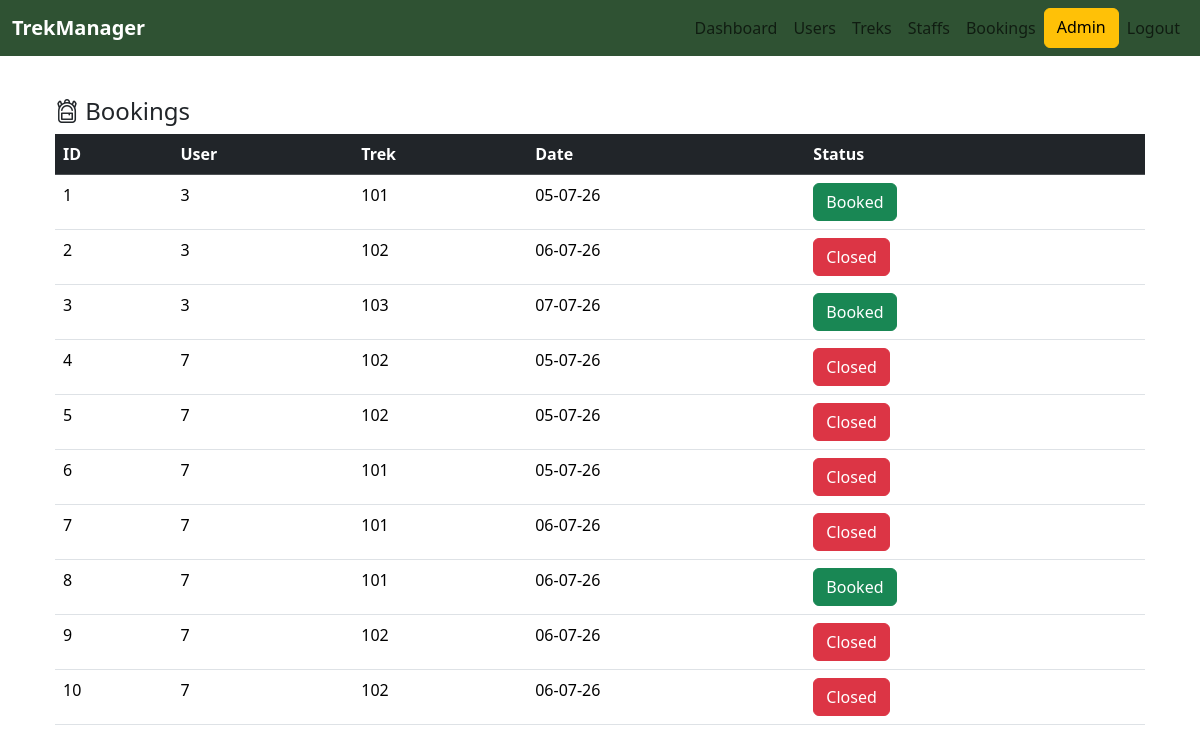
/admin/bookings (signed in), run on an earlier commit of the app's database.
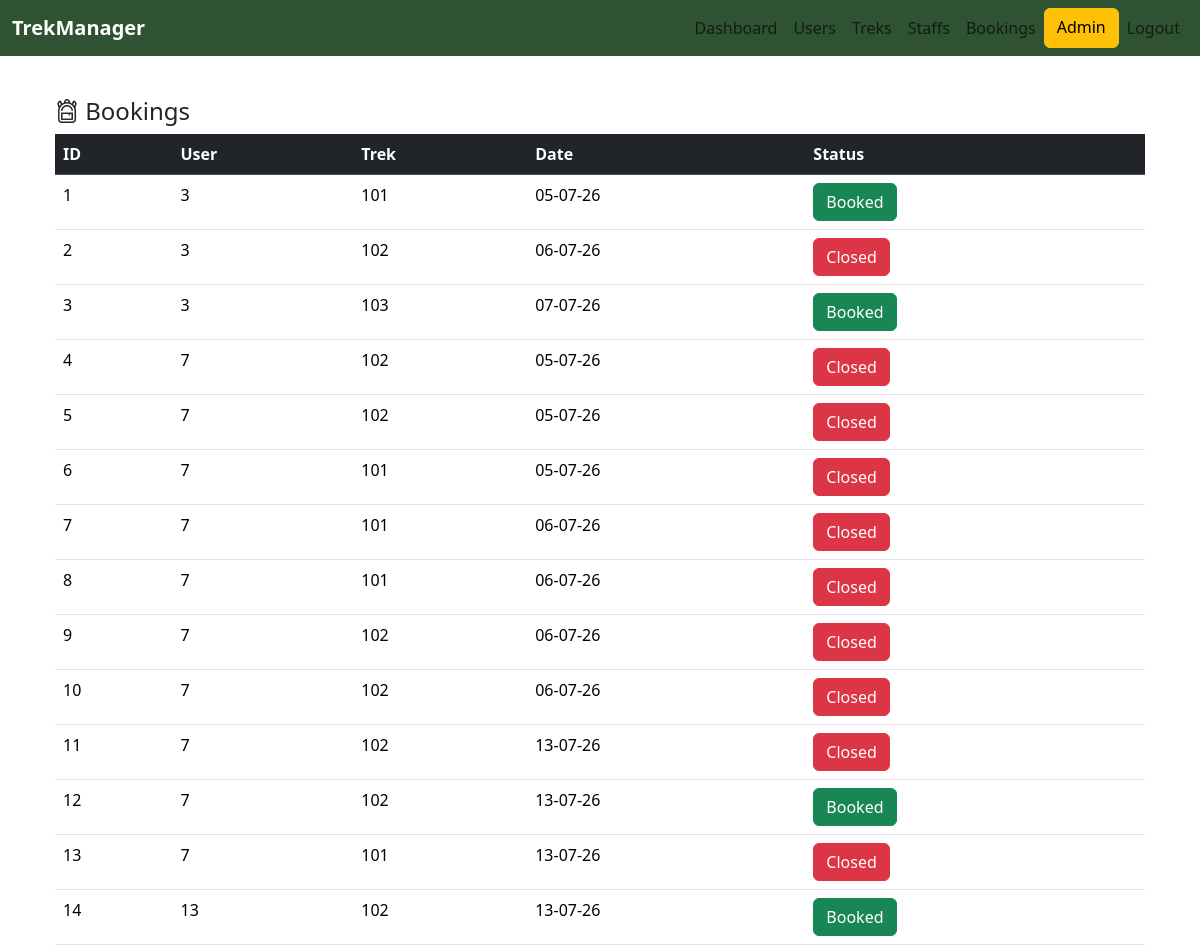
And on a later commit of the database.
### models.py (models this page shows)
class Book(db.Model):
    booking_id=db.Column(db.Integer,primary_key=True)
    User_Id=db.Column(db.Integer,db.ForeignKey('user.Id'),nullable=False)
    Trek_Id=db.Column(db.Integer,db.ForeignKey('trek.Trek_Id'),nullable=False)
    Booking_Date=db.Column(db.DateTime,nullable=False,default=dt.now)
    Status=db.Column(db.String(100),nullable=False)

### routes/admin.py (the view)
@app.route("/admin/bookings")
def bookings():
    if "user_id" not in session:
        flash("Please login first.", "danger")
        return redirect(url_for("login"))
    if session["role"] != "Admin":
        flash("Access denied.", "danger")
        return redirect(url_for("login"))
    book = Book.query.all()
    return render_template("admin/admin_booking.html", book=book)

### templates/admin/admin_booking.html (shortened to what this page needs)
<!DOCTYPE html>
<html>
    <head>
    <link href="https://cdn.jsdelivr.net/npm/bootstrap@5.3.7/dist/css/bootstrap.min.css" rel="stylesheet">
    <link rel="stylesheet" href="https://cdn.jsdelivr.net/npm/bootstrap-icons@1.11.3/font/bootstrap-icons.min.css">
    </head>
    <div>
        <nav class="navbar navbar-expand-lg " style="background-color: #2F5233;">
            <div class="container-fluid">
                <a class="navbar-brand fw-bold text-white" href="{{ url_for('admin') }}">TrekManager</a>
                <div class="collapse navbar-collapse" id="navbarNavAltMarkup">
                    <div class="navbar-nav ms-auto">
                        <a class="nav-link " href="{{url_for('admin')}}">Dashboard</a>
                        <a class="nav-link" href="{{url_for('user_management')}}">Users</a>
                        <a class="nav-link" href="{{url_for('trek')}}">Treks</a>
                        <a class="nav-link" href="{{url_for('staff_management')}}">Staffs</a>
                        <a class="nav-link" href="{{url_for('bookings')}}">Bookings</a>
                        <a class="btn btn-warning " >Admin</a>
                        <a class="nav-link " href="{{ url_for('logout') }}">Logout</a>
                    </div>
                </div>
            </div>
        </nav>
    </div>
        <div class="container">
        <div class=" row justify-content-center">
        <div class="col-14">
        <div class="card mt-3" style="border-color: white;">
        <div class="container">
        <div class="row justify-content-center">
            <h4 class="mt-4 "><i class="bi bi-backpack3"></i> Bookings</h4>
        <div class="col-14">
        <table class="table table-hover mb-0 ">
      <thead class="table-dark"><tr><th>ID</th><th>User</th><th>Trek</th><th>Date</th><th>Status</th></tr></thead>
      <tbody>
        {% for t in book %}
        <tr>
            <td>{{t.booking_id}}</td>
            <td>{{ t.User_Id}}</td>
            <td>{{t.Trek_Id}}</td>
            <td>{{t.Booking_Date.strftime("%d-%m-%y")}}</td>
            <td>{%if t.Status=="Booked"%}
                <button class="btn btn-success">Booked</button>
                {%else%}
                <button class="btn btn-danger">Closed </button>
                {%endif%}
            </td>
        </tr>
        {%else%}
                <tr>
                    <td colspan="6">
                        <p div class="text-center">No Participants Registered</p>
                    </td>
                </tr>
                 {% endfor  %}
      </tbody>
        </table>
    </div>
        </div>
        </div>
    </div>
        </div>
        </div>
        </div>
    </body>
</html>

What changed in the data, as far as the page shows it:
changed Book id 8: Status "Booked" → "Closed"
added Book: booking_id "11", User_Id "7", Trek_Id "102", Booking_Date "13-07-26", Status "Closed"
added Book: booking_id "12", User_Id "7", Trek_Id "102", Booking_Date "13-07-26", Status "Booked"
added Book: booking_id "13", User_Id "7", Trek_Id "101", Booking_Date "13-07-26", Status "Closed"
added Book: booking_id "14", User_Id "13", Trek_Id "102", Booking_Date "13-07-26", Status "Booked"
